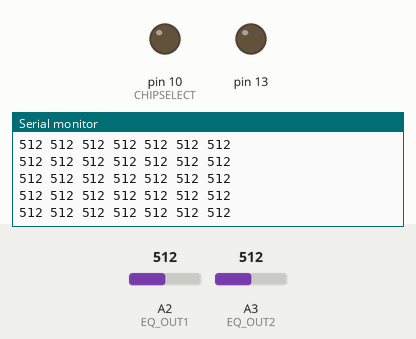
Recording of a sketch running on a simulated Arduino Nano, built with avr-gcc and run on an emulated ATmega328P. Parts: output pins drawn as LEDs (lit = HIGH), the last lines printed to the serial monitor. Wiring (inferred from the names in the program): DS3231 clock at I2C address 0x68. The inputs (shaded band) are chosen by the test bench; at power-on: A3 (EQ_OUT2) = 512, A2 (EQ_OUT1) = 512. The local clock reads 2024-03-15 10:24:30 at power-on unless the sketch sets it; storage starts empty; pins used as bus, display or sensor lines are not drawn.

Above: at 2.5 s.
2.6 s: A3 (EQ_OUT2) set to 110
At 2.63 s:
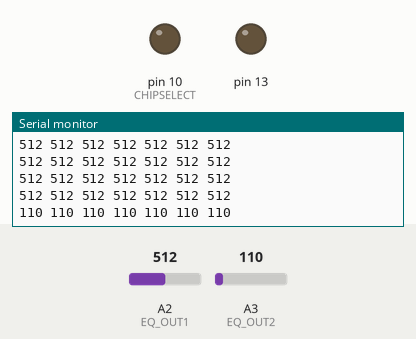
5.6 s: A3 (EQ_OUT2) set to 93
At 5.65 s:
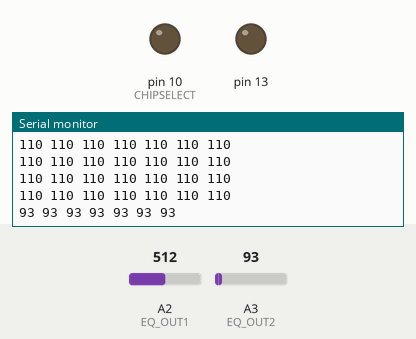
Timing chart, 0 to 8.6 s (numbered marks = the images above; inputs shaded):
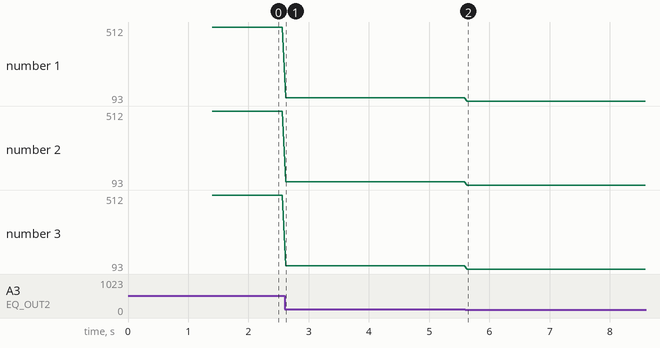

The sketch:

TiNATest.ino
```cpp
#include <Wire.h>
#include <SD.h>

#define BUTTONPIN A6 // uses a resistor ladder for decoding 5 buttons

const int WID = 42;
// const int DS3231_ADDR = 104; // define in RTC code
const int N_DATA_BYTE = 32;
const int BAUD = 9600;
const int CHIPSELECT = 10;
const int strobe = A0; // strobe pins on digital 4
const int res = A1; // reset pins on digital 5


uint8_t data[N_DATA_BYTE];
uint8_t address;

void setup(){
  Serial.begin(BAUD);
  pinMode(13, OUTPUT);
  pinMode(BUTTONPIN, INPUT);
  digitalWrite(BUTTONPIN, HIGH);
  pinMode(res, OUTPUT); // reset
  pinMode(strobe, OUTPUT); // strobe

  Serial.println("Hello");
  data[0] = 255; // reserved
  data[1] = 255; // SD
  data[2] = 0; // LED
  if (test_SD() == 0)
    Serial.println("SD passed");
  else
    Serial.println("SD failed");
  testRTC();
  delay(1000);
}

void loop(){
  while(Serial.available()){
    // Serial.write(Serial.read()); // ECHO SERIAL
  }
  // Button test is  a little flakey, may need other resistor values
  // testButtons();
  delay(50);
  testMSGEQ7();

}

void testButtons(){
  int reading = analogRead(BUTTONPIN);
/*
   Serial.println(reading);
  delay(500);
  return;
*/
  Serial.print(reading);
  Serial.print(" ");
  if (reading > 900)
    Serial.println("    up");
  else if (reading > 700){
    Serial.println("    down");
  }
  else if (reading > 500){
    Serial.println("    middle");
  }
  else if (reading > 300){
    Serial.println("    left");
  }
  else if (reading > 100){
    Serial.println("    right");
  }
  else{
    Serial.println("");
  }
 //else   Serial.println(reading);
}

uint8_t test_SD(){
  uint8_t status = 0; // ALL PASS
  File myFile;
  char *msg = "0123456789";

  pinMode(CHIPSELECT, OUTPUT);
  if (!SD.begin(CHIPSELECT)) {
    status |= 1 << 2;
  }
  else{
    SD.remove("test.txt");
    myFile = SD.open("test.txt", FILE_WRITE);

    // if the file opened okay, write to it:
    if (myFile) {
      delay(300);
      myFile.print(msg);
      myFile.close();
    }
    else {
      // if the file didn't open for writing, print an error:
      status |= 1 << 1;
    }

    // re-open the file for reading:
    myFile = SD.open("test.txt");
    if (myFile) {
      int ii = 0;

      while (myFile.available() && ii < 5) {
	if(msg[ii++] != myFile.read()){
	  status |= 1;
	}
      }
      myFile.close();
    }
  }
  return status;
}

// Example 48.1 - tronixstuff.com/tutorials > chapter 48 - 30 Jan 2013
// MSGEQ7 spectrum analyser shield - basic demonstration
int left[7]; // store band values in these arrays
int right[7];
int band;
int EQ_OUT1 = A2;
int EQ_OUT2 = A3;
void InitMSGEq7()
{
 digitalWrite(res,LOW); // reset low
 digitalWrite(strobe,HIGH); //pin 5 is RESET on the shield
}
void readMSGEQ7()
// Function to read 7 band equalizers
{
 digitalWrite(res, HIGH);
 digitalWrite(res, LOW);
 for(band=0; band <7; band++)
 {
 digitalWrite(strobe,LOW); // strobe pin on the shield - kicks the IC up to the next band
 delayMicroseconds(30); //
 left[band] = analogRead(EQ_OUT1); // store left band reading
 right[band] = analogRead(EQ_OUT2); // ... and the right
 digitalWrite(strobe,HIGH);
 }
}
void testMSGEQ7()
{
  InitMSGEq7();
 readMSGEQ7();

 // display values of left channel on serial monitor
 for (band = 0; band < 7; band++)
 {
   //Serial.print(left[band]);
   //Serial.print(" ");
 }
 // Serial.println();

// display values of right channel on serial monitor
 for (band = 0; band < 7; band++)
 {
 Serial.print(right[band]);
 Serial.print(" ");
 }
 Serial.println();

}
/********************************************************************************
 * RTC code
 ********************************************************************************/
#define IS_BCD true
#define IS_DEC false
#define IS_BYTES false
const int DS3231_ADDR = 104;

// decimal to binary coded decimal
uint8_t dec2bcd(int dec){
  uint8_t t = dec / 10;
  uint8_t o = dec - t * 10;
  return (t << 4) + o;
}

// binary coded decimal to decimal
int bcd2dec(uint8_t bcd){
  return (((bcd & 0b11110000)>>4)*10 + (bcd & 0b00001111));
}


bool rtc_raw_read(uint8_t addr,
		  uint8_t n_bytes,
		  bool is_bcd,
		  uint8_t *dest){

  bool out = false;
  Wire.beginTransmission(DS3231_ADDR);
  // Wire.send(addr);
  Wire.write(addr);
  Wire.endTransmission();
  Wire.requestFrom(DS3231_ADDR, (int)n_bytes); // request n_bytes bytes
  if(Wire.available()){
    for(uint8_t i = 0; i < n_bytes; i++){
      dest[i] = Wire.read();
      if(is_bcd){ // needs to be converted to dec
	dest[i] = bcd2dec(dest[i]);
      }
    }
    out = true;
  }
  return out;
}

bool testRTC(){
  bool status = true;
  uint8_t date[7];
  if(rtc_raw_read(0, 7, true, date)){
    Serial.print("DATE: ");
    // date[2], date[1], date[0], date[4], date[5], date[6]
    //      hr,     min,     sec,     day,   month,  yr;
      Serial.print(date[2], DEC);
      Serial.print(":");
      Serial.print(date[1], DEC);
      Serial.print(":");
      Serial.print(date[0], DEC);
      Serial.print("  ");

      Serial.print(date[4], DEC);
      Serial.print("/");
      Serial.print(date[5], DEC);
      Serial.print("/");
      Serial.print(date[6], DEC);
      Serial.print(".");

    Serial.println("");
  }
  else{
    Serial.print("RTC FAIL");
    status = false;
  }
  return status;
}
/********************************************************************************
 * END RTC code
 ********************************************************************************/
```

Measured:
- after the input at 2.6 s, the serial monitor: prints a new line at once (image 1)
- after the input at 5.6 s, the serial monitor: prints a new line at once (image 2)
- plotted number 1: 512 → 110 after the input at 2.6 s, 110 → 93 after the input at 5.6 s
- plotted number 2: 512 → 110 after the input at 2.6 s, 110 → 93 after the input at 5.6 s
- plotted number 3: 512 → 110 after the input at 2.6 s, 110 → 93 after the input at 5.6 s
